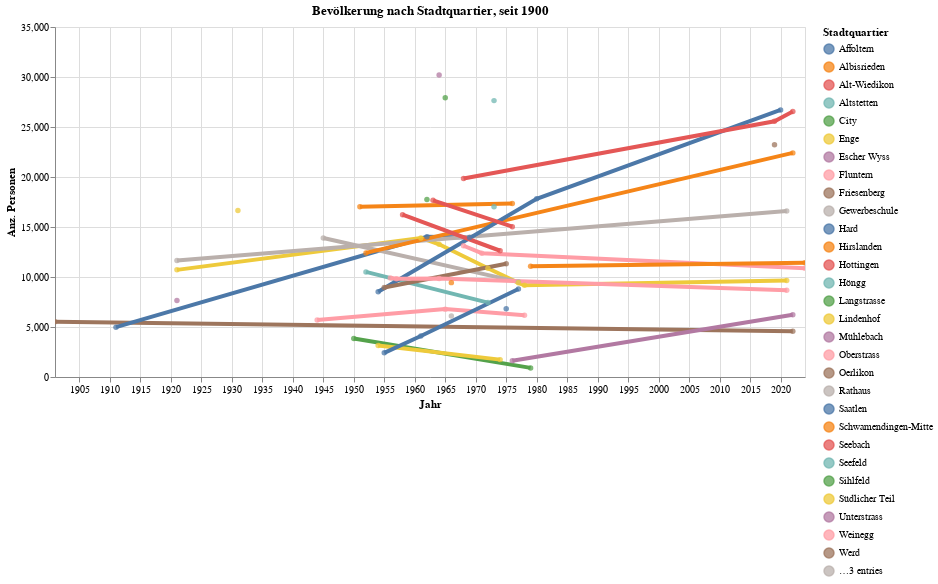

Here is the notebook cell this chart was saved with:
### Code cell
myTitle="Bevölkerung nach Stadtquartier, seit "+str(data2betested.index.year.min())
highlight = alt.selection(type='single', on='mouseover',
                          fields=['RAUM_lang'], nearest=True)
#x='date:StichtagDatJahr',
base = alt.Chart(myAgg.reset_index().query('sum_WBev>30'), title=myTitle).encode(
    x=alt.X('StichtagDatJahr', axis=alt.Axis(title='Jahr'))# , axis=alt.Axis(format='%', title='percentage')
    , y=alt.X('sum_WBev', axis=alt.Axis(title='Anz. Personen'))
    , color=alt.Color('RAUM_lang', legend=alt.Legend(title="Stadtquartier", orient="right"))  
    ,tooltip=['StichtagDatJahr', 'RAUM_lang','sum_WBev']    
)
points = base.mark_circle().encode(
    opacity=alt.value(0.75)
).add_selection(
    highlight
).properties(
    width=750 , height=350
)
lines = base.mark_line().encode(
    size=alt.condition(~highlight, alt.value(0.5), alt.value(4))
).interactive()

lines + points

### Figure 1 — Vega-Lite specification as saved in the notebook (floating-point values rounded to 4 significant figures)
{"config": {"view": {"continuousWidth": 400, "continuousHeight": 300}}, "layer": [{"mark": "line", "encoding": {"color": {"type": "nominal", "field": "RAUM_lang", "legend": {"orient": "right", "title": "Stadtquartier"}}, "size": {"condition": {"value": 0.5, "selection": {"not": "selector003"}}, "value": 4}, "tooltip": [{"type": "temporal", "field": "StichtagDatJahr"}, {"type": "nominal", "field": "RAUM_lang"}, {"type": "quantitative", "field": "sum_WBev"}], "x": {"type": "temporal", "axis": {"title": "Jahr"}, "field": "StichtagDatJahr"}, "y": {"type": "quantitative", "axis": {"title": "Anz. Personen"}, "field": "sum_WBev"}}, "selection": {"selector004": {"type": "interval", "bind": "scales", "encodings": ["x", "y"]}}, "title": "Bevölkerung nach Stadtquartier, seit 1900"}, {"mark": "circle", "encoding": {"color": {"type": "nominal", "field": "RAUM_lang", "legend": {"orient": "right", "title": "Stadtquartier"}}, "opacity": {"value": 0.75}, "tooltip": [{"type": "temporal", "field": "StichtagDatJahr"}, {"type": "nominal", "field": "RAUM_lang"}, {"type": "quantitative", "field": "sum_WBev"}], "x": {"type": "temporal", "axis": {"title": "Jahr"}, "field": "StichtagDatJahr"}, "y": {"type": "quantitative", "axis": {"title": "Anz. Personen"}, "field": "sum_WBev"}}, "height": 350, "selection": {"selector003": {"type": "single", "on": "mouseover", "fields": ["RAUM_lang"], "nearest": true}}, "title": "Bevölkerung nach Stadtquartier, seit 1900", "width": 750}], "data": {"name": "data-626fb47274bf2cacedc88757edd88729"}, "$schema": "https://vega.github.io/schema/vega-lite/v4.8.1.json", "datasets": {"data-626fb47274bf2cacedc88757edd88729": [{"StichtagDatJahr": "1900-12-31T00:00:00", "RAUM_lang": "Werd", "RAUM_code": "R00041", "sum_WBev": 5517.0}, {"StichtagDatJahr": "1910-12-31T00:00:00", "RAUM_lang": "Hard", "RAUM_code": "R00044", "sum_WBev": 4981.0}, {"StichtagDatJahr": "1920-12-31T00:00:00", "RAUM_lang": "Enge", "RAUM_code": "R00024", "sum_WBev": 10710.0}, {"StichtagDatJahr": "1920-12-31T00:00:00", "RAUM_lang": "Mühlebach", "RAUM_code": "R00082", "sum_WBev": 7639.0}, {"StichtagDatJahr": "1920-12-31T00:00:00", "RAUM_lang": "Wipkingen", "RAUM_code": "R00102", "sum_WBev": 11660.0}, {"StichtagDatJahr": "1930-12-31T00:00:00", "RAUM_lang": "Südlicher Teil", "RAUM_code": "R00032", "sum_WBev": 16650.0}, {"StichtagDatJahr": "1943-12-31T00:00:00", "RAUM_lang": "Weinegg", "RAUM_code": "R00083", "sum_WBev": 5695.0}, {"StichtagDatJahr": "1944-12-31T00:00:00", "RAUM_lang": "Gewerbeschule", "RAUM_code": "R00051", "sum_WBev": 13900.0}, {"StichtagDatJahr": "1949-12-31T00:00:00", "RAUM_lang": "City", "RAUM_code": "R00014", "sum_WBev": 3859.0}, {"StichtagDatJahr": "1950-12-31T00:00:00", "RAUM_lang": "Wollishofen", "RAUM_code": "R00021", "sum_WBev": 17040.0}, {"StichtagDatJahr": "1951-12-31T00:00:00", "RAUM_lang": "Albisrieden", "RAUM_code": "R00091", "sum_WBev": 12410.0}, {"StichtagDatJahr": "1951-12-31T00:00:00", "RAUM_lang": "Seefeld", "RAUM_code": "R00081", "sum_WBev": 10510.0}, {"StichtagDatJahr": "1953-12-31T00:00:00", "RAUM_lang": "Affoltern", "RAUM_code": "R00111", "sum_WBev": 8522.0}, {"StichtagDatJahr": "1953-12-31T00:00:00", "RAUM_lang": "Lindenhof", "RAUM_code": "R00013", "sum_WBev": 3146.0}, {"StichtagDatJahr": "1954-12-31T00:00:00", "RAUM_lang": "Witikon", "RAUM_code": "R00074", "sum_WBev": 2417.0}, {"StichtagDatJahr": "1954-12-31T00:00:00", "RAUM_lang": "Friesenberg", "RAUM_code": "R00033", "sum_WBev": 8951.0}, {"StichtagDatJahr": "1955-12-31T00:00:00", "RAUM_lang": "Fluntern", "RAUM_code": "R00071", "sum_WBev": 9906.0}, {"StichtagDatJahr": "1956-12-31T00:00:00", "RAUM_lang": "Fluntern", "RAUM_code": "R00071", "sum_WBev": 9818.0}, {"StichtagDatJahr": "1957-12-31T00:00:00", "RAUM_lang": "Hottingen", "RAUM_code": "R00072", "sum_WBev": 16230.0}, {"StichtagDatJahr": "1960-12-31T00:00:00", "RAUM_lang": "Enge", "RAUM_code": "R00024", "sum_WBev": 13910.0}, {"StichtagDatJahr": "1960-12-31T00:00:00", "RAUM_lang": "Witikon", "RAUM_code": "R00074", "sum_WBev": 4103.0}, {"StichtagDatJahr": "1961-12-31T00:00:00", "RAUM_lang": "Hard", "RAUM_code": "R00044", "sum_WBev": 14030.0}, {"StichtagDatJahr": "1961-12-31T00:00:00", "RAUM_lang": "Langstrasse", "RAUM_code": "R00042", "sum_WBev": 17750.0}, {"StichtagDatJahr": "1962-12-31T00:00:00", "RAUM_lang": "Alt-Wiedikon", "RAUM_code": "R00031", "sum_WBev": 17670.0}, {"StichtagDatJahr": "1963-12-31T00:00:00", "RAUM_lang": "Enge", "RAUM_code": "R00024", "sum_WBev": 13270.0}, {"StichtagDatJahr": "1963-12-31T00:00:00", "RAUM_lang": "Fluntern", "RAUM_code": "R00071", "sum_WBev": 9855.0}, {"StichtagDatJahr": "1963-12-31T00:00:00", "RAUM_lang": "Unterstrass", "RAUM_code": "R00061", "sum_WBev": 30190.0}, {"StichtagDatJahr": "1964-12-31T00:00:00", "RAUM_lang": "Sihlfeld", "RAUM_code": "R00034", "sum_WBev": 27920.0}, {"StichtagDatJahr": "1964-12-31T00:00:00", "RAUM_lang": "Weinegg", "RAUM_code": "R00083", "sum_WBev": 6787.0}, {"StichtagDatJahr": "1965-12-31T00:00:00", "RAUM_lang": "Hirslanden", "RAUM_code": "R00073", "sum_WBev": 9437.0}, {"StichtagDatJahr": "1965-12-31T00:00:00", "RAUM_lang": "Rathaus", "RAUM_code": "R00011", "sum_WBev": 6104.0}, {"StichtagDatJahr": "1967-12-31T00:00:00", "RAUM_lang": "Seebach", "RAUM_code": "R00119", "sum_WBev": 19840.0}, {"StichtagDatJahr": "1967-12-31T00:00:00", "RAUM_lang": "Oberstrass", "RAUM_code": "R00063", "sum_WBev": 13120.0}, {"StichtagDatJahr": "1968-12-31T00:00:00", "RAUM_lang": "Hard", "RAUM_code": "R00044", "sum_WBev": 13950.0}, {"StichtagDatJahr": "1970-12-31T00:00:00", "RAUM_lang": "Oberstrass", "RAUM_code": "R00063", "sum_WBev": 12380.0}, {"StichtagDatJahr": "1971-12-31T00:00:00", "RAUM_lang": "Enge", "RAUM_code": "R00024", "sum_WBev": 10880.0}, {"StichtagDatJahr": "1971-12-31T00:00:00", "RAUM_lang": "Seefeld", "RAUM_code": "R00081", "sum_WBev": 7442.0}, {"StichtagDatJahr": "1972-12-31T00:00:00", "RAUM_lang": "Altstetten", "RAUM_code": "R00092", "sum_WBev": 27640.0}, {"StichtagDatJahr": "1972-12-31T00:00:00", "RAUM_lang": "Höngg", "RAUM_code": "R00101", "sum_WBev": 17020.0}, {"StichtagDatJahr": "1973-12-31T00:00:00", "RAUM_lang": "Hottingen", "RAUM_code": "R00072", "sum_WBev": 12620.0}, {"StichtagDatJahr": "1973-12-31T00:00:00", "RAUM_lang": "Lindenhof", "RAUM_code": "R00013", "sum_WBev": 1738.0}, {"StichtagDatJahr": "1974-12-31T00:00:00", "RAUM_lang": "Friesenberg", "RAUM_code": "R00033", "sum_WBev": 11330.0}, {"StichtagDatJahr": "1974-12-31T00:00:00", "RAUM_lang": "Saatlen", "RAUM_code": "R00121", "sum_WBev": 6818.0}, {"StichtagDatJahr": "1975-12-31T00:00:00", "RAUM_lang": "Alt-Wiedikon", "RAUM_code": "R00031", "sum_WBev": 15040.0}, {"StichtagDatJahr": "1975-12-31T00:00:00", "RAUM_lang": "Escher Wyss", "RAUM_code": "R00052", "sum_WBev": 1631.0}, {"StichtagDatJahr": "1975-12-31T00:00:00", "RAUM_lang": "Wollishofen", "RAUM_code": "R00021", "sum_WBev": 17340.0}, {"StichtagDatJahr": "1976-12-31T00:00:00", "RAUM_lang": "Witikon", "RAUM_code": "R00074", "sum_WBev": 8799.0}, {"StichtagDatJahr": "1976-12-31T00:00:00", "RAUM_lang": "Gewerbeschule", "RAUM_code": "R00051", "sum_WBev": 9514.0}, {"StichtagDatJahr": "1976-12-31T00:00:00", "RAUM_lang": "Enge", "RAUM_code": "R00024", "sum_WBev": 9417.0}, {"StichtagDatJahr": "1977-12-31T00:00:00", "RAUM_lang": "Enge", "RAUM_code": "R00024", "sum_WBev": 9178.0}, {"StichtagDatJahr": "1977-12-31T00:00:00", "RAUM_lang": "Weinegg", "RAUM_code": "R00083", "sum_WBev": 6167.0}, {"StichtagDatJahr": "1978-12-31T00:00:00", "RAUM_lang": "City", "RAUM_code": "R00014", "sum_WBev": 910.0}, {"StichtagDatJahr": "1978-12-31T00:00:00", "RAUM_lang": "Schwamendingen-Mitte", "RAUM_code": "R00122", "sum_WBev": 11070.0}, {"StichtagDatJahr": "1979-12-31T00:00:00", "RAUM_lang": "Affoltern", "RAUM_code": "R00111", "sum_WBev": 17820.0}, {"StichtagDatJahr": "2018-12-31T00:00:00", "RAUM_lang": "Oerlikon", "RAUM_code": "R00115", "sum_WBev": 23210.0}, {"StichtagDatJahr": "2018-12-31T00:00:00", "RAUM_lang": "Seebach", "RAUM_code": "R00119", "sum_WBev": 25570.0}, {"StichtagDatJahr": "2019-12-31T00:00:00", "RAUM_lang": "Affoltern", "RAUM_code": "R00111", "sum_WBev": 26710.0}, {"StichtagDatJahr": "2020-12-31T00:00:00", "RAUM_lang": "Enge", "RAUM_code": "R00024", "sum_WBev": 9655.0}, {"StichtagDatJahr": "2020-12-31T00:00:00", "RAUM_lang": "Fluntern", "RAUM_code": "R00071", "sum_WBev": 8685.0}, {"StichtagDatJahr": "2020-12-31T00:00:00", "RAUM_lang": "Wipkingen", "RAUM_code": "R00102", "sum_WBev": 16600.0}, {"StichtagDatJahr": "2021-12-31T00:00:00", "RAUM_lang": "Albisrieden", "RAUM_code": "R00091", "sum_WBev": 22410.0}, {"StichtagDatJahr": "2021-12-31T00:00:00", "RAUM_lang": "Escher Wyss", "RAUM_code": "R00052", "sum_WBev": 6221.0}, {"StichtagDatJahr": "2021-12-31T00:00:00", "RAUM_lang": "Seebach", "RAUM_code": "R00119", "sum_WBev": 26540.0}, {"StichtagDatJahr": "2021-12-31T00:00:00", "RAUM_lang": "Werd", "RAUM_code": "R00041", "sum_WBev": 4574.0}, {"StichtagDatJahr": "2023-12-31T00:00:00", "RAUM_lang": "Oberstrass", "RAUM_code": "R00063", "sum_WBev": 10890.0}, {"StichtagDatJahr": "2023-12-31T00:00:00", "RAUM_lang": "Schwamendingen-Mitte", "RAUM_code": "R00122", "sum_WBev": 11420.0}]}}
